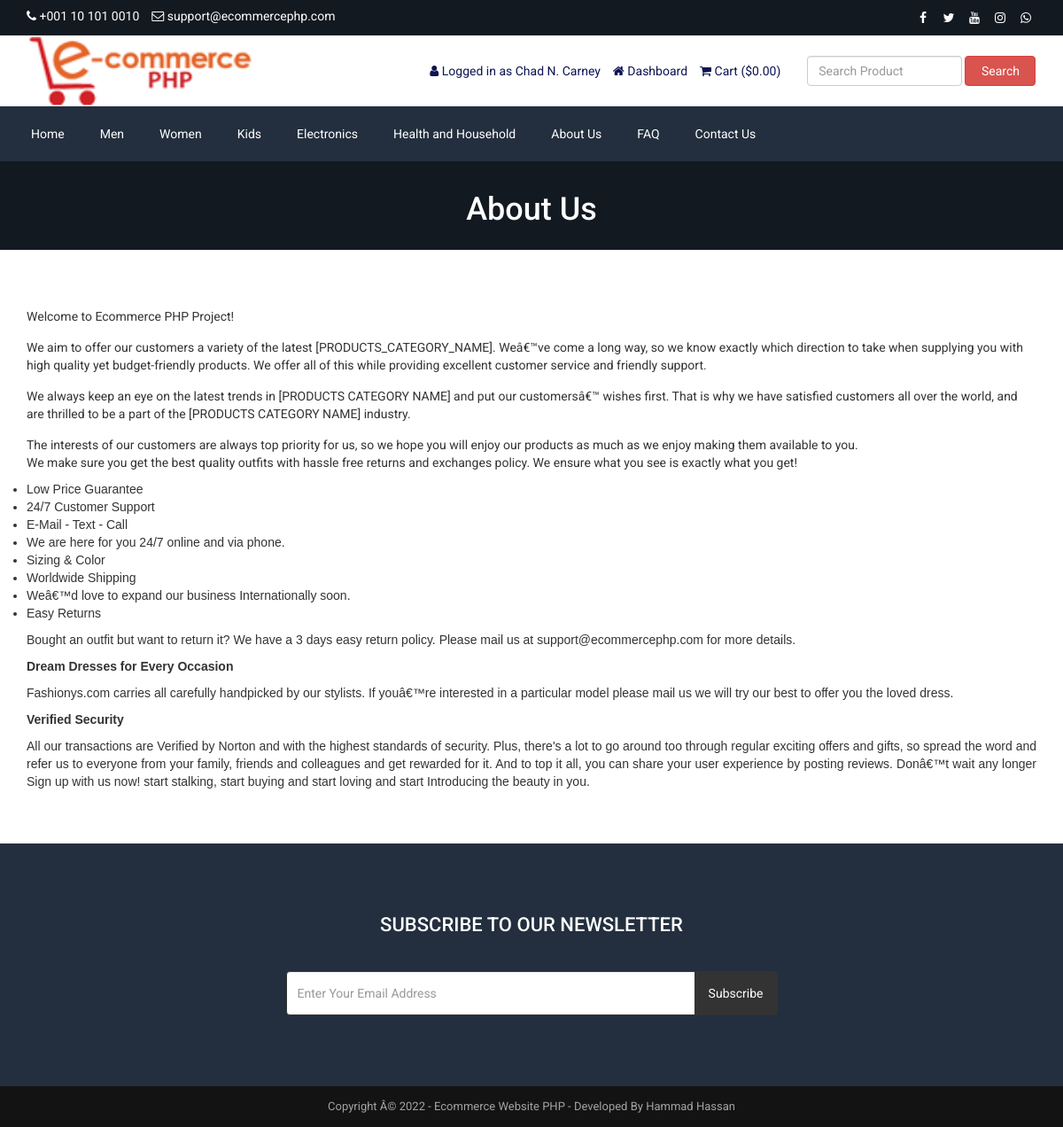
The app's page /about.php (signed in) with its own data.
### tables this page shows
CREATE TABLE `tbl_settings` (
  `id` int(11) NOT NULL,
  `logo` TEXT NOT NULL,
  `favicon` TEXT NOT NULL,
  `footer_about` TEXT NOT NULL,
  `footer_copyright` TEXT NOT NULL,
  `contact_address` TEXT NOT NULL,
  `contact_email` varchar(255) NOT NULL,
  `contact_phone` varchar(255) NOT NULL,
  `contact_fax` varchar(255) NOT NULL,
  `contact_map_iframe` TEXT NOT NULL,
  `receive_email` varchar(255) NOT NULL,
  `receive_email_subject` varchar(255) NOT NULL,
  `receive_email_thank_you_message` TEXT NOT NULL,
  `forget_password_message` TEXT NOT NULL,
  `total_recent_post_footer` int(10) NOT NULL,
  `total_popular_post_footer` int(10) NOT NULL,
  `total_recent_post_sidebar` int(11) NOT NULL,
  `total_popular_post_sidebar` int(11) NOT NULL,
  `total_featured_product_home` int(11) NOT NULL,
  `total_latest_product_home` int(11) NOT NULL,
  `total_popular_product_home` int(11) NOT NULL,
  `meta_title_home` TEXT NOT NULL,
  `meta_keyword_home` TEXT NOT NULL,
  `meta_description_home` TEXT NOT NULL,
  `banner_login` TEXT NOT NULL,
  `banner_registration` TEXT NOT NULL,
  `banner_forget_password` TEXT NOT NULL,
  `banner_reset_password` TEXT NOT NULL,
  `banner_search` TEXT NOT NULL,
  `banner_cart` TEXT NOT NULL,
  `banner_checkout` TEXT NOT NULL,
  `banner_product_category` TEXT NOT NULL,
  `banner_blog` TEXT NOT NULL,
  `cta_title` varchar(255) NOT NULL,
  `cta_content` TEXT NOT NULL,
  `cta_read_more_text` varchar(255) NOT NULL,
  `cta_read_more_url` TEXT NOT NULL,
  `cta_photo` TEXT NOT NULL,
  `featured_product_title` varchar(255) NOT NULL,
  `featured_product_subtitle` TEXT NOT NULL,
  `latest_product_title` varchar(255) NOT NULL,
  `latest_product_subtitle` TEXT NOT NULL,
  `popular_product_title` varchar(255) NOT NULL,
  `popular_product_subtitle` TEXT NOT NULL,
  `testimonial_title` varchar(255) NOT NULL,
  `testimonial_subtitle` TEXT NOT NULL,
  `testimonial_photo` TEXT NOT NULL,
  `blog_title` varchar(255) NOT NULL,
  `blog_subtitle` TEXT NOT NULL,
  `newsletter_text` TEXT NOT NULL,
  `paypal_email` varchar(255) NOT NULL,
  `stripe_public_key` varchar(255) NOT NULL,
  `stripe_secret_key` varchar(255) NOT NULL,
  `bank_detail` TEXT NOT NULL,
  `before_head` TEXT NOT NULL,
  `after_body` TEXT NOT NULL,
  `before_body` TEXT NOT NULL,
  `home_service_on_off` int(11) NOT NULL,
  `home_welcome_on_off` int(11) NOT NULL,
  `home_featured_product_on_off` int(11) NOT NULL,
  `home_latest_product_on_off` int(11) NOT NULL,
  `home_popular_product_on_off` int(11) NOT NULL,
  `home_testimonial_on_off` int(11) NOT NULL,
  `home_blog_on_off` int(11) NOT NULL,
  `newsletter_on_off` int(11) NOT NULL,
  `ads_above_welcome_on_off` int(1) NOT NULL,
  `ads_above_featured_product_on_off` int(1) NOT NULL,
  `ads_above_latest_product_on_off` int(1) NOT NULL,
  `ads_above_popular_product_on_off` int(1) NOT NULL,
  `ads_above_testimonial_on_off` int(1) NOT NULL,
  `ads_category_sidebar_on_off` int(1) NOT NULL
);

CREATE TABLE `tbl_social` (
  `social_id` int(11) NOT NULL,
  `social_name` varchar(30) NOT NULL,
  `social_url` varchar(255) NOT NULL,
  `social_icon` varchar(30) NOT NULL
);

CREATE TABLE `tbl_top_category` (
  `tcat_id` int(11) NOT NULL,
  `tcat_name` varchar(255) NOT NULL,
  `show_on_menu` int(1) NOT NULL
);

CREATE TABLE `tbl_page` (
  `id` int(11) NOT NULL,
  `about_title` varchar(255) NOT NULL,
  `about_content` text NOT NULL,
  `about_banner` varchar(255) NOT NULL,
  `about_meta_title` varchar(255) NOT NULL,
  `about_meta_keyword` text NOT NULL,
  `about_meta_description` text NOT NULL,
  `faq_title` varchar(255) NOT NULL,
  `faq_banner` varchar(255) NOT NULL,
  `faq_meta_title` varchar(255) NOT NULL,
  `faq_meta_keyword` text NOT NULL,
  `faq_meta_description` text NOT NULL,
  `blog_title` varchar(255) NOT NULL,
  `blog_banner` varchar(255) NOT NULL,
  `blog_meta_title` varchar(255) NOT NULL,
  `blog_meta_keyword` text NOT NULL,
  `blog_meta_description` text NOT NULL,
  `contact_title` varchar(255) NOT NULL,
  `contact_banner` varchar(255) NOT NULL,
  `contact_meta_title` varchar(255) NOT NULL,
  `contact_meta_keyword` text NOT NULL,
  `contact_meta_description` text NOT NULL,
  `pgallery_title` varchar(255) NOT NULL,
  `pgallery_banner` varchar(255) NOT NULL,
  `pgallery_meta_title` varchar(255) NOT NULL,
  `pgallery_meta_keyword` text NOT NULL,
  `pgallery_meta_description` text NOT NULL,
  `vgallery_title` varchar(255) NOT NULL,
  `vgallery_banner` varchar(255) NOT NULL,
  `vgallery_meta_title` varchar(255) NOT NULL,
  `vgallery_meta_keyword` text NOT NULL,
  `vgallery_meta_description` text NOT NULL
);

### about.php (the view)
<?php require_once('header.php'); ?>
<?php
$statement = $pdo->prepare("SELECT * FROM tbl_page WHERE id=1");
$statement->execute();
$result = $statement->fetchAll(PDO::FETCH_ASSOC);
foreach ($result as $row) {
   $about_title = $row['about_title'];
    $about_content = $row['about_content'];
    $about_banner = $row['about_banner'];
}
?>
<div class="page-banner" style="background-image: url(assets/uploads/<?php echo $about_banner; ?>);">
    <div class="inner">
        <h1><?php echo $about_title; ?></h1>
    </div>
</div>
<div class="page">
    <div class="container">
        <div class="row">
            <div class="col-md-12">
                <p>
                    <?php echo $about_content; ?>
                </p>
            </div>
        </div>
    </div>
</div>
<?php require_once('footer.php'); ?>

### header.php (shortened to what this page needs)
<?php
include("admin/inc/config.php");
$statement = $pdo->prepare("SELECT * FROM tbl_settings WHERE id=1");
$statement->execute();
$result = $statement->fetchAll(PDO::FETCH_ASSOC);
foreach ($result as $row)
{
	$logo = $row['logo'];
	$contact_email = $row['contact_email'];
	$contact_phone = $row['contact_phone'];
}
?>
<!DOCTYPE html>
<html lang="en">
<head>
	<link rel="stylesheet" href="assets/css/bootstrap.min.css">
	<link rel="stylesheet" href="assets/css/font-awesome.min.css">
	<link rel="stylesheet" href="assets/css/owl.carousel.min.css">
	<link rel="stylesheet" href="assets/css/owl.theme.default.min.css">
	<link rel="stylesheet" href="assets/css/jquery.bxslider.min.css">
    <link rel="stylesheet" href="assets/css/magnific-popup.css">
    <link rel="stylesheet" href="assets/css/rating.css">
	<link rel="stylesheet" href="assets/css/spacing.css">
	<link rel="stylesheet" href="assets/css/bootstrap-touch-slider.css">
	<link rel="stylesheet" href="assets/css/animate.min.css">
	<link rel="stylesheet" href="assets/css/tree-menu.css">
	<link rel="stylesheet" href="assets/css/select2.min.css">
	<link rel="stylesheet" href="assets/css/main.css">
	<link rel="stylesheet" href="assets/css/responsive.css">
	<?php
	$statement = $pdo->prepare("SELECT * FROM tbl_page WHERE id=1");
	$statement->execute();
	$result = $statement->fetchAll(PDO::FETCH_ASSOC);
		?>
</head>
<body>
<div class="top">
	<div class="container">
		<div class="row">
			<div class="col-md-6 col-sm-6 col-xs-12">
				<div class="left">
					<ul>
						<li><i class="fa fa-phone"></i> <?php echo $contact_phone; ?></li>
						<li><i class="fa fa-envelope-o"></i> <?php echo $contact_email; ?></li>
					</ul>
				</div>
			</div>
			<div class="col-md-6 col-sm-6 col-xs-12">
				<div class="right">
					<ul>
						<?php
						$statement = $pdo->prepare("SELECT * FROM tbl_social");
						$statement->execute();
						$result = $statement->fetchAll(PDO::FETCH_ASSOC);
						foreach ($result as $row) {
							?>
							<?php if($row['social_url'] != ''): ?>
							<li><a href="<?php echo $row['social_url']; ?>"><i class="<?php echo $row['social_icon']; ?>"></i></a></li>
							<?php endif; ?>
							<?php
						}
						?>
					</ul>
				</div>
			</div>
		</div>
	</div>
</div>
<div class="header">
	<div class="container">
		<div class="row inner">
			<div class="col-md-4 logo">
				<a href="index.php"><img src="assets/uploads/<?php echo $logo; ?>" alt="logo image"></a>
			</div>
			<div class="col-md-5 right">
				<ul>
					<?php
					if(isset($_SESSION['customer'])) {
						?>
						<li><i class="fa fa-user"></i> <?php echo LANG_VALUE_13; ?> <?php echo $_SESSION['customer']['cust_name']; ?></li>
						<li><a href="dashboard.php"><i class="fa fa-home"></i> <?php echo LANG_VALUE_89; ?></a></li>
						<?php
					} else {
						?>
						<li><a href="login.php"><i class="fa fa-sign-in"></i> <?php echo LANG_VALUE_9; ?></a></li>
						<li><a href="registration.php"><i class="fa fa-user-plus"></i> <?php echo LANG_VALUE_15; ?></a></li>
						<?php
					}
					?>
					<li><a href="cart.php"><i class="fa fa-shopping-cart"></i> <?php echo LANG_VALUE_18; ?> (<?php echo LANG_VALUE_1; ?><?php
					if(isset($_SESSION['cart_p_id'])) {
						$table_total_price = 0;
						$i=0;
	                    foreach($_SESSION['cart_p_qty'] as $key => $value)
	                    {
	                        $i++;
	                        $arr_cart_p_qty[$i] = $value;
	                    }                    $i=0;
	                    foreach($_SESSION['cart_p_current_price'] as $key => $value)
	                    {
	                        $i++;
	                        $arr_cart_p_current_price[$i] = $value;
	                    }
	                    for($i=1;$i<=count($arr_cart_p_qty);$i++) {
	                    	$row_total_price = $arr_cart_p_current_price[$i]*$arr_cart_p_qty[$i];
	                        $table_total_price = $table_total_price + $row_total_price;
	                    }
						echo $table_total_price;
					} else {
						echo '0.00';
					}
					?>)</a></li>
				</ul>
			</div>
			<div class="col-md-3 search-area">
				<form class="navbar-form navbar-left" role="search" action="search-result.php" method="get">
					<div class="form-group">
						<input type="text" class="form-control search-top" placeholder="<?php echo LANG_VALUE_2; ?>" name="search_text">
					</div>
					<button type="submit" class="btn btn-danger"><?php echo LANG_VALUE_3; ?></button>
				</form>
			</div>
		</div>
	</div>
</div>
<div class="nav">
	<div class="container">
		<div class="row">
			<div class="col-md-12 pl_0 pr_0">
				<div class="menu-container">
					<div class="menu">
						<ul>
							<li><a href="index.php">Home</a></li>
							<?php
							$statement = $pdo->prepare("SELECT * FROM tbl_top_category WHERE show_on_menu=1");
							$statement->execute();
							$result = $statement->fetchAll(PDO::FETCH_ASSOC);
							foreach ($result as $row) {
								?>
								<li><a href="product-category.php?id=<?php echo $row['tcat_id']; ?>&type=top-category"><?php echo $row['tcat_name']; ?></a>
								</li>
								<?php
							}
							?>
							<?php
							$statement = $pdo->prepare("SELECT * FROM tbl_page WHERE id=1");
							$statement->execute();
							$result = $statement->fetchAll(PDO::FETCH_ASSOC);
							foreach ($result as $row) {
								$about_title = $row['about_title'];
								$faq_title = $row['faq_title'];
								$contact_title = $row['contact_title'];
							}
							?>
							<li><a href="about.php"><?php echo $about_title; ?></a></li>
							<li><a href="faq.php"><?php echo $faq_title; ?></a></li>
							<li><a href="contact.php"><?php echo $contact_title; ?></a></li>
						</ul>
					</div>
				</div>
			</div>
		</div>
	</div>
</div>

### footer.php (shortened to what this page needs)
<?php
$statement = $pdo->prepare("SELECT * FROM tbl_settings WHERE id=1");
$statement->execute();
$result = $statement->fetchAll(PDO::FETCH_ASSOC);
foreach ($result as $row)
{
	$footer_copyright = $row['footer_copyright'];
    $newsletter_on_off = $row['newsletter_on_off'];
}
?>
<?php if($newsletter_on_off == 1): ?>
<section class="home-newsletter">
	<div class="container">
		<div class="row">
			<div class="col-md-6 col-md-offset-3">
				<div class="single">
				<form action="" method="post">
					<h2><?php echo LANG_VALUE_93; ?></h2>
					<div class="input-group">
			        	<input type="email" class="form-control" placeholder="<?php echo LANG_VALUE_95; ?>" name="email_subscribe">
			         	<span class="input-group-btn">
			         	<button class="btn btn-theme" type="submit" name="form_subscribe"><?php echo LANG_VALUE_92; ?></button>
			         	</span>
			        </div>
				</div>
			</div>
		</div>
	</div>
</section>
<?php endif; ?>
<div class="footer-bottom">
	<div class="container">
		<div class="row">
			<div class="col-md-12 copyright">
				<?php echo $footer_copyright; ?>
			</div>
		</div>
	</div>
</div>
</body>
</html>

### assets/css/main.css (style rules this page uses)
* { margin: 0; padding: 0; }
body { font-family: "Roboto", sans-serif; font-size: 14px; }
h1, h2, h3, h4, h5, h6 { font-family: "Roboto", sans-serif; }
a { text-decoration: none; }
.top { width: 100%; height: 40px; background: #131921; }
.top .left { float: left; }
.top .left ul { padding-top: 8px; }
.top .left ul li { list-style-type: none; float: left; margin-right: 14px; color: white; }
.top .left ul li i { color: white; }
.top .right { float: right; }
.top .right ul { padding-top: 8px; }
.top .right ul li { list-style-type: none; float: left; margin-left: 5px; }
.top .right ul li a { color: white; width: 24px; height: 24px; line-height: 24px; text-align: center; border-radius: 50%; display: block; transition: all 0.4s ease; }
.header { width: 100%; height: auto; background: #fff; }
.header .inner { height: auto; display: table; }
.header .logo { float: none; display: table-cell; vertical-align: middle; }
.header .logo img { max-width: 100%; height: 80px; }
.header .navbar-form .form-control { width: 300px; }
.header .search-area { float: none; display: table-cell; vertical-align: middle; }
.header .search-area .form-group { width: calc(100% - 84px); }
.header .search-area button { width: 80px; }
.header .search-area form { width: 100%; }
.header .right { float: none; display: table-cell; vertical-align: middle; padding-right: 0; }
.header .right ul { float: right; margin-bottom: 0; }
.header .right ul li { list-style-type: none; float: left; margin-left: 14px; color: #0d1452; }
.header .right ul li a { color: #0d1452; }
.header .navbar-form .search-top { width: 100%; }
.nav { background: #232f3e; }
.menu-container { width: 100%; margin: 0 auto; background: #232f3e; }
.menu-dropdown-icon:before { content: "\f067"; font-family: "FontAwesome"; display: none; cursor: pointer; float: right; padding: 1.5em 2em; background: #fff; color: #333; }
.menu > ul { margin: 0 auto; width: 100%; list-style: none; padding: 0; position: relative; box-sizing: border-box; }
.menu > ul:before, .menu > ul:after { content: ""; display: table; }
.menu > ul:after { clear: both; }
.menu > ul > li { float: left; padding: 0; margin: 0; }
.menu > ul > li a { text-decoration: none; padding: 1.5em 20px; display: block; color: #fff; }
.footer-bottom { width: 100%; height: auto; background: #141314; padding: 14px 0; }
.footer-bottom .copyright { font-size: 13px; color: #a3a3a3; text-align: center; }
.page-banner { width: 100%; height: auto; background-repeat: no-repeat; background-position: center center; -webkit-background-size: cover; background-size: cover; position: relative; padding-top: 15px; padding-bottom: 15px; overflow: hidden; }
.page-banner h1 { color: #fff; text-align: center; z-index: 999; position: relative; }
.page { width: 100%; height: auto; padding-top: 50px; padding-bottom: 50px; }
.home-newsletter { padding: 80px 0; background: #232f3e; }
.home-newsletter .single { max-width: 650px; margin: 0 auto; text-align: center; position: relative; z-index: 2; }
.home-newsletter .single h2 { font-size: 22px; color: white; text-transform: uppercase; margin-bottom: 40px; margin-top: 0; }
.home-newsletter .single .form-control { height: 50px; border-color: #333; outline: none; }
.home-newsletter .single .btn { min-height: 50px; background: #333; color: #fff; padding-left: 15px; padding-right: 15px; }

### assets/css/responsive.css (style rules this page uses)
@media only screen and (min-width: 992px) { .header .inner { width: 100%; } }
@media only screen and (min-width: 992px) { .header .search-area { padding-right: 0; } }
@media only screen and (min-width: 992px) { .header .search-area form { padding-right: 0; } }
@media only screen and (min-width: 992px) { .header .container { padding-right: 0; } }

### records on screen
tbl_settings: contact_phone "+001 10 101 0010", contact_email "support@ecommercephp.com", logo (picture), footer_copyright "Copyright Â© 2022 - Ecommerce Website PHP - Developed By Hammad Hassan"
tbl_top_category: tcat_name "Men"
tbl_top_category: tcat_name "Women"
tbl_top_category: tcat_name "Kids"
tbl_top_category: tcat_name "Electronics"
tbl_top_category: tcat_name "Health and Household"
tbl_page: about_title "About Us", faq_title "FAQ", contact_title "Contact Us", about_banner (picture), about_content "Welcome to Ecommerce PHP Project! We aim to offer our customers a variety of the latest [PRODUCTS_CATEGORY_NAME]. Weâ€™ve come a long way, so we know exactly which direction to take when supplying you with high quality yet budget-friendly products. We offer all of this while providing excellent customer service and friendly support. We always keep an eye on the latest trends in [PRODUCTS CATEGORY NAME] and put our customersâ€™ wishes first. That is why we have satisfied customers all over the world, and are thrilled to be a part of the [PRODUCTS CATEGORY NAME] industry. The interests of our customers are always top priority for us, so we hope you will enjoy our products as much as we enjoy…"

### other values on screen
LANG_VALUE_13 "Logged in as"
$_SESSION['customer']['cust_name'] "Chad N. Carney"
LANG_VALUE_89 "Dashboard"
LANG_VALUE_18 "Cart"
LANG_VALUE_1 "$"
LANG_VALUE_3 "Search"
LANG_VALUE_93 "SUBSCRIBE TO OUR NEWSLETTER"
LANG_VALUE_92 "Subscribe"
